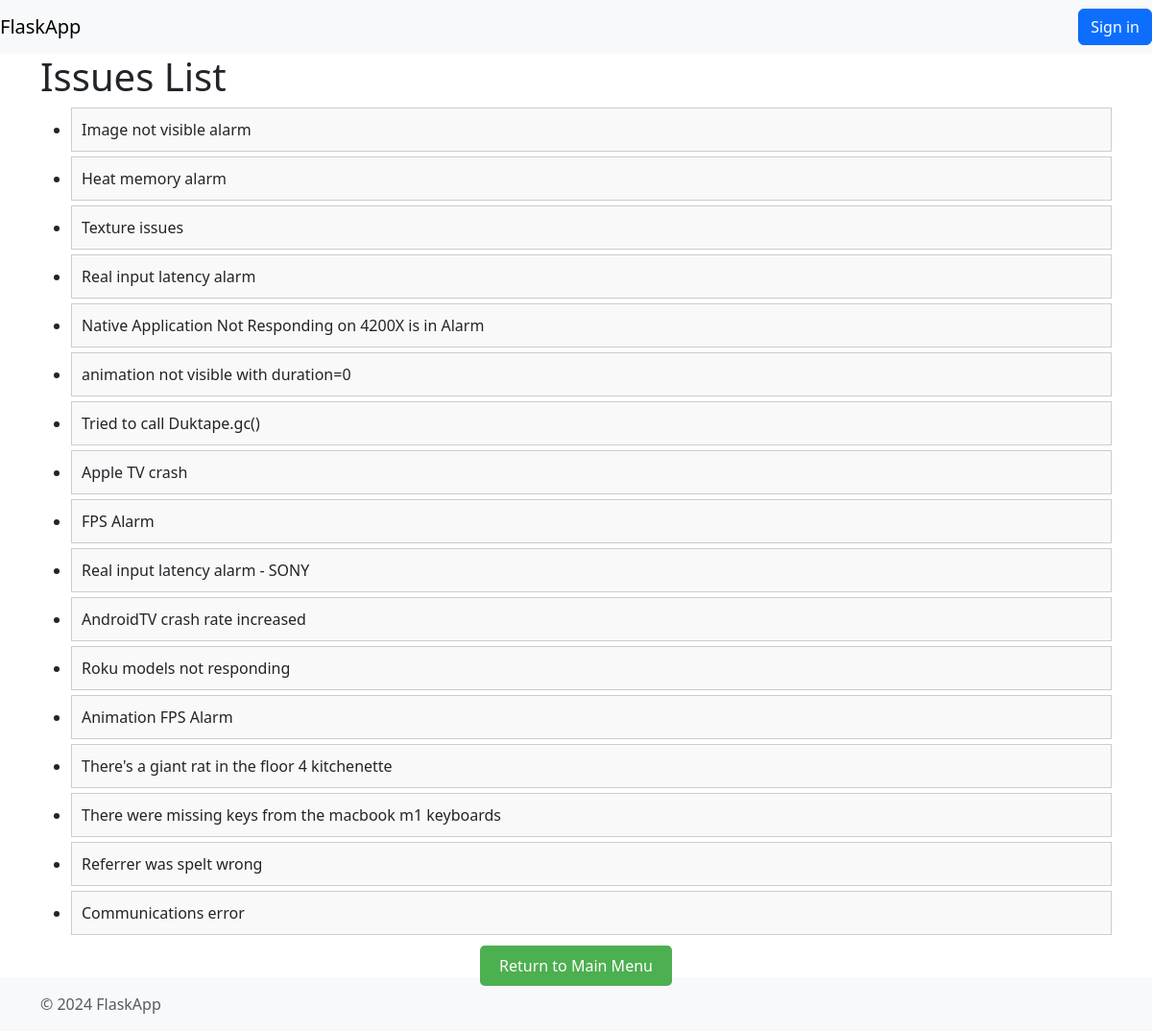
Page /show_issues on the committed database.
### tables this page shows
CREATE TABLE [data] (
   [ShortId] TEXT,
   [Title] TEXT,
   [Severity] TEXT,
   [Status] TEXT,
   [AssignedGroup] TEXT,
   [AssigneeIdentity] TEXT,
   [CreateDate] TEXT,
   [LastUpdatedDate] TEXT,
   [Issue open] TEXT,
   [Root cause] TEXT
);

### src/main.py (the view)
@app.route('/show_issues')
def show_issues():
    error=request.args.get('error')
    all_rows = fetch_data()
    headers = get_headers()
    if not all_rows:
        return "There are no issues currently, please add some."
    return render_template('show_issues.html', error=error, headers=headers, issues=all_rows)

### src/main.py (called while the page is built)
def get_db():
    if 'db' not in g:
        g.db = sqlite3.connect(db_path)
        g.db.row_factory = sqlite3.Row
    return g.db

def fetch_data():
    db = get_db()
    cursor = db.cursor()
    cursor.execute('SELECT * FROM data')
    return cursor.fetchall()

def get_headers():
    db = get_db()
    cursor = db.cursor()
    cursor.execute("PRAGMA table_info(data)")
    columns_info = cursor.fetchall()
    headers = [column[1] for column in columns_info]
    return headers

### templates/show_issues.html (shortened to what this page needs)
<!DOCTYPE html>
<html lang="en">
<head>
    <link rel="stylesheet" href="../resources/style.css">
</head>
<body>
    {% extends 'base.html' %}
    {% block content %}
    <h1>Issues List</h1>
    {% if issues %}
    <ul>
        {% for issue in issues %}
        <li>
            <div class="issue-header" onclick="toggleDetails('issue-{{ loop.index }}')">
                {{ issue[1] }}
            </div>
        </li>
        {% endfor %}
    </ul>
    {% else %}
    <p>No issues found.</p>
    {% endif %}
    <div class="button-container">
        <a href="/" class="main-menu-button">Return to Main Menu</a>
    </div>
    {% endblock %}

### templates/base.html (shortened to what this page needs)
<!DOCTYPE html>
<html lang="en">
<head>
    <link rel="stylesheet" href="../resources/style.css">
    <link href="https://cdn.jsdelivr.net/npm/bootstrap@5.3.0-alpha1/dist/css/bootstrap.min.css" rel="stylesheet">
</head>
<body>
    <nav class="navbar navbar-expand-lg navbar-light bg-light">
        <a class="navbar-brand" href="{{ url_for('menu') }}">FlaskApp</a>
        <div class="navbar-right">
            {% if session['user_id'] %}
            {% set username = get_user_info(session['user_id'], 1) %}
            {% set profile_image = get_user_info(session['user_id'], 4) %}
            <div class="profile-info">
                <img src="{{ profile_image }}" alt="Profile" class="rounded-circle" width="50" height="50"
                    style="margin-right: 10px;">
                <div>
                    <p class="mb-0">You are currently logged in as:</p>
                    <p class="mb-0"><strong>{{ username }}</strong></p>
                    <a href="{{ url_for('logout') }}" class="btn btn-link">Not You? Log out</a>
                </div>
            </div>
            {% else %}
            <a href="{{ url_for('login') }}" class="btn btn-primary">Sign in</a>
            {% endif %}
        </div>
    </nav>
    <div class="container">
        {% block content %}{% endblock %}
    </div>
    <footer class="footer mt-auto py-3 bg-light">
        <div class="container">
            <span class="text-muted">© 2024 FlaskApp</span>
        </div>
    </footer>
</body>
</html>

### resources/style.css (style rules this page uses)
body { font-family: Arial, sans-serif; text-align: center; background-color: #f0f0f0; margin: 20px; }
.issue-header { cursor: pointer; padding: 10px; border: 1px solid #ccc; margin: 5px 0; background-color: #f9f9f9; transition: background-color 0.3s ease; }
.button-container { margin-top: 20px; text-align: center; }
h1 { margin-top: 50px; color: #333; }
.main-menu-button { background-color: #4CAF50; color: white; padding: 10px 20px; text-align: center; text-decoration: none; font-size: 16px; border-radius: 5px; border: none; cursor: pointer; }
.navbar-right { margin-left: auto; }

### rows in the picture
data: Title "Image not visible alarm"
data: Title "Heat memory alarm"
data: Title "Texture issues"
data: Title "Real input latency alarm"
data: Title "Native Application Not Responding on 4200X is in Alarm"
data: Title "animation not visible with duration=0"
data: Title "Tried to call Duktape.gc()"
data: Title "Apple TV crash"
data: Title "FPS Alarm"
data: Title "Real input latency alarm - SONY"
data: Title "AndroidTV crash rate increased"
data: Title "Roku models not responding"
data: Title "Animation FPS Alarm"
data: Title "There's a giant rat in the floor 4 kitchenette"
data: Title "There were missing keys from the macbook m1 keyboards"
data: Title "Referrer was spelt wrong"
data: Title "Communications error"
